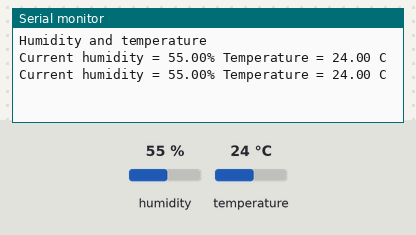
The sketch below on a simulated Arduino Uno, built with avr-gcc and run on an emulated ATmega328P. Parts: the last lines printed to the serial monitor. The test bench sets the inputs (shaded band); at power-on: humidity 55 %, temperature 24 °C.

Above: at 1.9 s.
2.0 s: humidity set to 22 %
At 3.0 s:
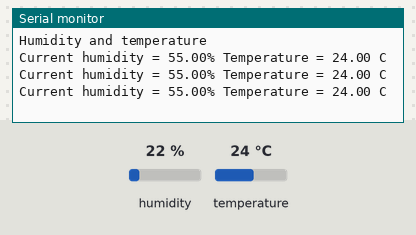
5.2 s: temperature set to 12 °C
At 6.2 s:
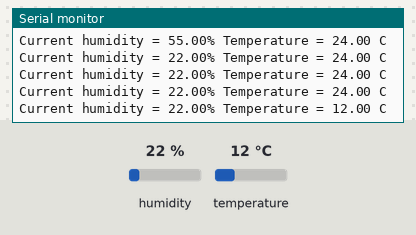
8.4 s: humidity set to 40 %
At 10.3 s:
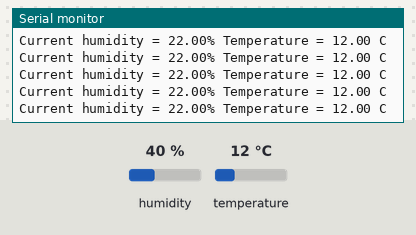
Timing chart, 0 to 11.8 s (numbered marks = the images above; inputs shaded):
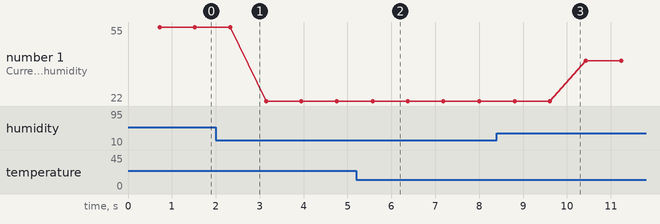

The sketch:

EX3A.ino
```cpp
#include "DHT.h"

#define DHTTYPE DHT11
#define dht_dpin 4

DHT dht(dht_dpin, DHTTYPE);

void setup() {
  dht.begin();
  Serial.begin(9600);
  Serial.println("Humidity and temperature");
  delay(700);
}

void loop() {
  float h = dht.readHumidity();
  float t = dht.readTemperature();

  Serial.print("Current humidity = ");
  Serial.print(h);
  Serial.print("% ");
  Serial.print("Temperature = ");
  Serial.print(t);
  Serial.println(" C");

  delay(800);
}
```

Measured:
- after the input at 5.2 s, the serial monitor: prints a new line after 0.38 s (image 2)
- plotted number 1: 55 → 22 after the input at 2.0 s, 22 → 40 after the input at 8.4 s
